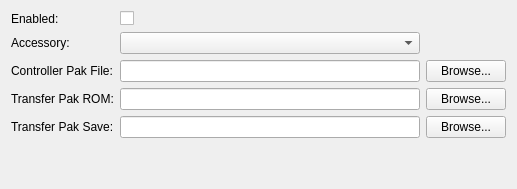
         <widget class="QWidget" name="ctrl1Widget">
          <attribute name="title">
           <string>Controller #1</string>
          </attribute>
          <layout class="QGridLayout" name="gridLayout_15">
           <item row="1" column="0">
            <spacer name="ctrl1VSpacer">
             <property name="orientation">
              <enum>Qt::Vertical</enum>
             </property>
             <property name="sizeHint" stdset="0">
              <size>
               <width>20</width>
               <height>40</height>
              </size>
             </property>
            </spacer>
           </item>
           <item row="0" column="0">
            <layout class="QGridLayout" name="ctrl1Layout" columnstretch="0,0,0" columnminimumwidth="0,300,0">
             <item row="4" column="1">
              <widget class="QLineEdit" name="ctrl1TPakSave"/>
             </item>
             <item row="3" column="0">
              <widget class="QLabel" name="ctrl1TPakROMLabel">
               <property name="text">
                <string>Transfer Pak ROM:</string>
               </property>
              </widget>
             </item>
             <item row="1" column="1">
              <widget class="QComboBox" name="ctrl1Accessory"/>
             </item>
             <item row="4" column="0">
              <widget class="QLabel" name="ctrl1TPakSaveLabel">
               <property name="text">
                <string>Transfer Pak Save:</string>
               </property>
              </widget>
             </item>
             <item row="2" column="0">
              <widget class="QLabel" name="ctrl1MemPakLabel">
               <property name="text">
                <string>Controller Pak File:</string>
               </property>
              </widget>
             </item>
             <item row="1" column="0">
              <widget class="QLabel" name="ctrl1AccessoryLabel">
               <property name="text">
                <string>Accessory:</string>
               </property>
              </widget>
             </item>
             <item row="2" column="1">
              <widget class="QLineEdit" name="ctrl1MemPak"/>
             </item>
             <item row="0" column="1">
              <widget class="QCheckBox" name="ctrl1Enabled">
               <property name="text">
                <string/>
               </property>
              </widget>
             </item>
             <item row="3" column="1">
              <widget class="QLineEdit" name="ctrl1TPakROM"/>
             </item>
             <item row="0" column="0">
              <widget class="QLabel" name="ctrl1EnabledLabel">
               <property name="text">
                <string>Enabled:</string>
               </property>
              </widget>
             </item>
             <item row="2" column="2">
              <widget class="QPushButton" name="ctrl1MemPakButton">
               <property name="text">
                <string>Browse...</string>
               </property>
              </widget>
             </item>
             <item row="3" column="2">
              <widget class="QPushButton" name="ctrl1TPakROMButton">
               <property name="text">
                <string>Browse...</string>
               </property>
              </widget>
             </item>
             <item row="4" column="2">
              <widget class="QPushButton" name="ctrl1TPakSaveButton">
               <property name="text">
                <string>Browse...</string>
               </property>
              </widget>
             </item>
            </layout>
           </item>
          </layout>
         </widget>
